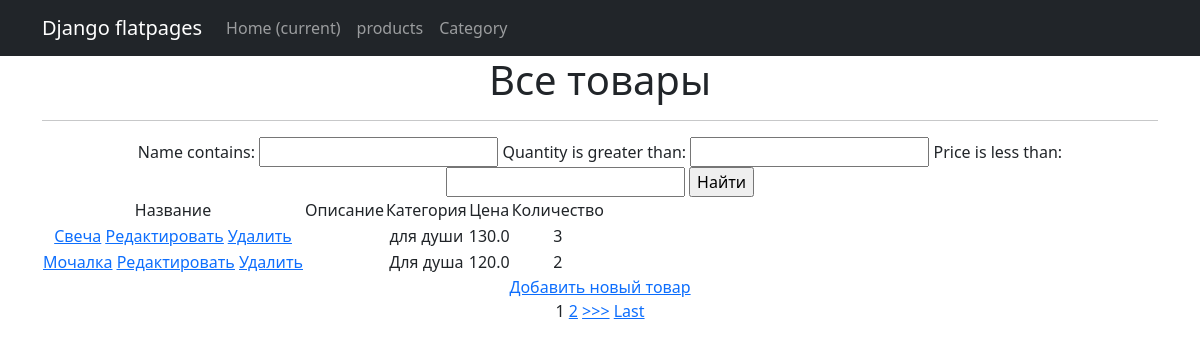
Before: /products/ with the older database file.
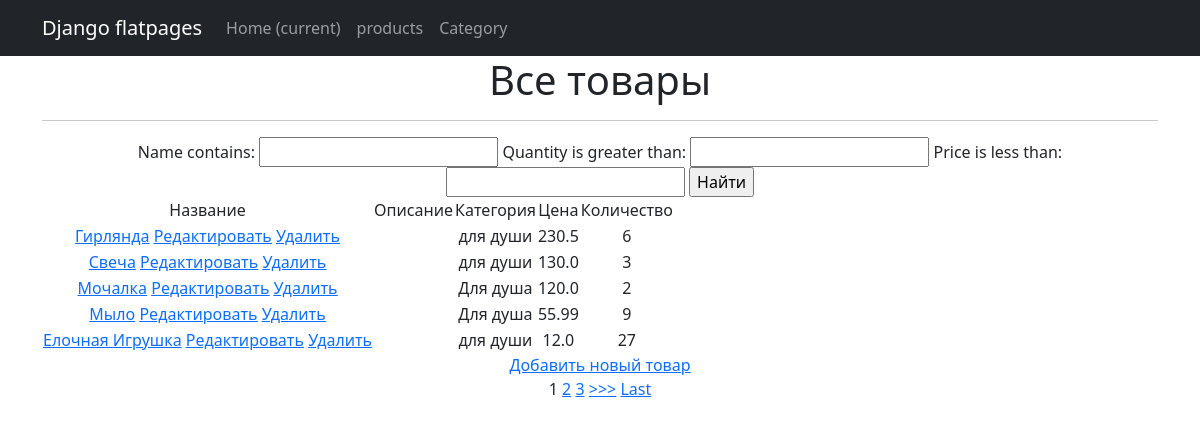
After: the same page with the newer database file.
### simpleapp/models.py (models this page shows, shortened)
class Product(models.Model):
    name = models.CharField(max_length=200)
    price = models.FloatField(validators=[MinValueValidator(0.0, 'Price should be >= 0.0')])
    quantity = models.IntegerField(validators=[MinValueValidator(0, 'Quantity should be >= 0')])
    category = models.ForeignKey('Category', on_delete=models.CASCADE)

class Category(models.Model):
    name = models.CharField(max_length=200)

### simpleapp/views.py (the view)
# urls.py: path('', Products.as_view()),
class Products(ListView):
    model = Product
    template_name = 'products.html'
    context_object_name = 'products'
    ordering = ['-price']
    paginate_by = 1
    def get_context_data(self, **kwargs):
        context = super().get_context_data(**kwargs)
        context['filter'] = ProductFilter(self.request.GET, queryset=self.get_queryset())
        return context

### simpleapp/templates/products.html (shortened to what this page needs)
{% extends 'flatpages/default.html' %}
{% load custom_filters %}
{% block content %}
    <h1>Все товары</h1>
    <hr>
    {% if products %}
    <form method="GET">
        {{ filter.form }}
        <input type="submit" value="Найти">
    </form>
        <table>
            <tr>
                <td>
                    Название
                </td>
                <td>
                    Описание
                </td>
                <td>
                    Категория
                </td>
                <td>
                    Цена
                </td>
                <td>
                    Количество
                </td>
            </tr>
        {% for product in filter.qs %}
            <tr>
                <td>
                    <a href="{% url 'product_detail' product.id %}">{{ product.name|title }}</a>
                    <a href="{% url 'product_update' product.id %}"><u>Редактировать</u></a>
                    <a href="{% url 'product_delete' product.id %}"><u> Удалить </u></a>
        </td>
                <td>
                </td>
                <td>
                    {{ product.category.name }}
                </td>
                <td>
                    {{ product.price }}
                </td>
                <td>
                    {{ product.quantity }}
                </td>
            </tr>
        {% endfor %}
        </table>
        <a href="{% url 'product_create' %}">Добавить новый товар</a> <br>
        {% if is_paginated %}
        {% for num in page_obj.paginator.page_range %}
            {% if page_obj.number == num %}
                <a>{{ num }}</a>
            {% elif num > page_obj.number|add:'-3' and num < page_obj.number|add:'3' %}
                <a href="?page={{ num }}">{{ num }}</a>
            {% endif %}
        {% endfor %}
        {% if page_obj.has_next %}
            <a href="?page={{ page_obj.next_page_number }}">>>></a>
            <a href="?page={{ page_obj.paginator.num_pages }}">Last</a>
        {% endif %}
{% endif %}
    {% else %}
        <h2>Товаров нет!</h2>
    {% endif %}
{% endblock content %}

### simpleapp/templates/flatpages/default.html (shortened to what this page needs)
<!DOCTYPE html>
<html lang="en">
    <head>
        {% load static %}
        <link href="{% static 'css/styles.css' %}" rel="stylesheet" />
    </head>
    <body>
        <nav class="navbar navbar-expand-lg navbar-dark bg-dark static-top">
   <div class="container">
       <a class="navbar-brand" href="#">Django flatpages</a>
       <div class="collapse navbar-collapse" id="navbarResponsive">
           <ul class="navbar-nav ml-auto">
               <li class="nav-item active">
                   <a class="nav-link" href="#">Home
                       <span class="sr-only">(current)</span>
                   </a>
               </li>
               <li class="nav-item">
                   <a class="nav-link" href="/about/">products</a>
               </li>
               <li class="nav-item">
                   <a class="nav-link" href="/contacts/">Category</a>
               </li>
           </ul>
       </div>
   </div>
</nav>
        <div class="container">
            <div class="row">
                <div class="col-lg-12 text-center">
                    {% block content %}{% endblock content %}
                </div>
            </div>
        </div>
    </body>
</html>

Changed rows visible on the page:
added Product: name "Гирлянда", category.name "для души", price "230.5", quantity "6"
added Product: name "Мыло", category.name "Для душа", price "55.99", quantity "9"
added Product: name "Елочная Игрушка", category.name "для души", price "12.0", quantity "27"
Other visible differences:
new list line: "3"
